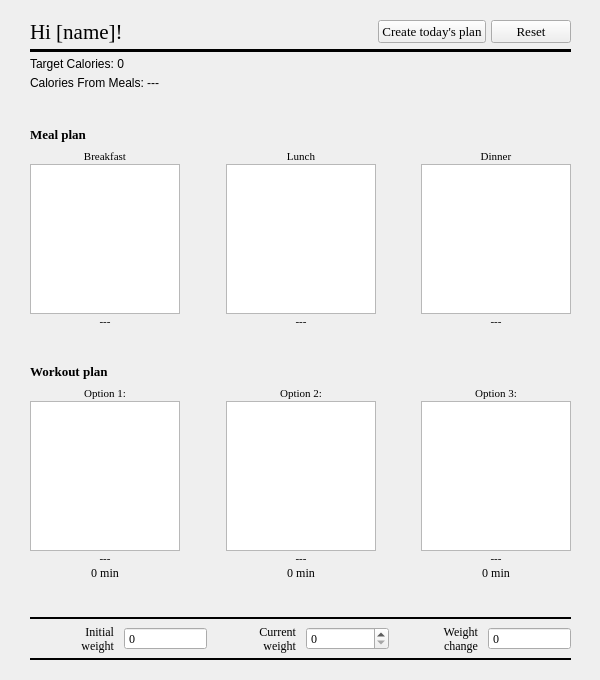
    <widget class="QWidget" name="mainpage">
     <widget class="QWidget" name="verticalLayoutWidget_10">
      <property name="geometry">
       <rect>
        <x>10</x>
        <y>10</y>
        <width>581</width>
        <height>661</height>
       </rect>
      </property>
      <layout class="QVBoxLayout" name="mainpagelayout">
       <property name="spacing">
        <number>5</number>
       </property>
       <property name="leftMargin">
        <number>20</number>
       </property>
       <property name="topMargin">
        <number>10</number>
       </property>
       <property name="rightMargin">
        <number>20</number>
       </property>
       <property name="bottomMargin">
        <number>10</number>
       </property>
       <item>
        <layout class="QHBoxLayout" name="namelayout">
         <item>
          <widget class="QLabel" name="namelabel">
           <property name="sizePolicy">
            <sizepolicy hsizetype="Fixed" vsizetype="Fixed">
             <horstretch>0</horstretch>
             <verstretch>0</verstretch>
            </sizepolicy>
           </property>
           <property name="font">
            <font>
             <family>Georgia</family>
             <pointsize>16</pointsize>
            </font>
           </property>
           <property name="text">
            <string>Hi [name]!</string>
           </property>
          </widget>
         </item>
         <item>
          <spacer name="namespacer">
           <property name="orientation">
            <enum>Qt::Horizontal</enum>
           </property>
           <property name="sizeType">
            <enum>QSizePolicy::MinimumExpanding</enum>
           </property>
           <property name="sizeHint" stdset="0">
            <size>
             <width>40</width>
             <height>20</height>
            </size>
           </property>
          </spacer>
         </item>
         <item>
          <widget class="QPushButton" name="createplanbutton">
           <property name="sizePolicy">
            <sizepolicy hsizetype="Fixed" vsizetype="Fixed">
             <horstretch>0</horstretch>
             <verstretch>0</verstretch>
            </sizepolicy>
           </property>
           <property name="font">
            <font>
             <family>Georgia</family>
             <pointsize>10</pointsize>
            </font>
           </property>
           <property name="text">
            <string>Create today's plan</string>
           </property>
          </widget>
         </item>
         <item>
          <widget class="QPushButton" name="resetButton">
           <property name="font">
            <font>
             <family>Georgia</family>
             <pointsize>10</pointsize>
            </font>
           </property>
           <property name="text">
            <string>Reset</string>
           </property>
          </widget>
         </item>
        </layout>
       </item>
       <item>
        <widget class="Line" name="line">
         <property name="frameShadow">
          <enum>QFrame::Plain</enum>
         </property>
         <property name="lineWidth">
          <number>3</number>
         </property>
         <property name="orientation">
          <enum>Qt::Horizontal</enum>
         </property>
        </widget>
       </item>
       <item>
        <widget class="QLabel" name="targetCalLabel">
         <property name="text">
          <string>Target Calories: 0</string>
         </property>
        </widget>
       </item>
       <item>
        <widget class="QLabel" name="mealCalLabel">
         <property name="text">
          <string>Calories From Meals: ---</string>
         </property>
        </widget>
       </item>
       <item>
        <spacer name="verticalSpacer">
         <property name="orientation">
          <enum>Qt::Vertical</enum>
         </property>
         <property name="sizeType">
          <enum>QSizePolicy::Expanding</enum>
         </property>
         <property name="sizeHint" stdset="0">
          <size>
           <width>20</width>
           <height>40</height>
          </size>
         </property>
        </spacer>
       </item>
       <item>
        <layout class="QHBoxLayout" name="mealplantitlelayout">
         <item>
          <widget class="QLabel" name="mealplanlabel">
           <property name="font">
            <font>
             <family>Georgia</family>
             <pointsize>10</pointsize>
             <weight>75</weight>
             <bold>true</bold>
            </font>
           </property>
           <property name="text">
            <string>Meal plan</string>
           </property>
          </widget>
         </item>
        </layout>
       </item>
       <item>
        <layout class="QGridLayout" name="mealplanlayout">
         <property name="topMargin">
          <number>3</number>
         </property>
         <property name="horizontalSpacing">
          <number>3</number>
         </property>
         <property name="verticalSpacing">
          <number>1</number>
         </property>
         <item row="2" column="0">
          <widget class="QLabel" name="breakfastname">
           <property name="font">
            <font>
             <family>Georgia</family>
             <pointsize>8</pointsize>
            </font>
           </property>
           <property name="text">
            <string>---</string>
           </property>
           <property name="alignment">
            <set>Qt::AlignCenter</set>
           </property>
           <property name="wordWrap">
            <bool>true</bool>
           </property>
          </widget>
         </item>
         <item row="1" column="1">
          <spacer name="horizontalSpacer">
           <property name="orientation">
            <enum>Qt::Horizontal</enum>
           </property>
           <property name="sizeHint" stdset="0">
            <size>
             <width>40</width>
             <height>20</height>
            </size>
           </property>
          </spacer>
         </item>
         <item row="1" column="2">
          <widget class="QGraphicsView" name="lunchgraphic">
           <property name="minimumSize">
            <size>
             <width>150</width>
             <height>150</height>
            </size>
           </property>
           <property name="maximumSize">
            <size>
             <width>150</width>
             <height>150</height>
            </size>
           </property>
           <property name="sizeAdjustPolicy">
            <enum>QAbstractScrollArea::AdjustToContents</enum>
           </property>
          </widget>
         </item>
         <item row="2" column="4">
          <widget class="QLabel" name="dinnername">
           <property name="font">
            <font>
             <family>Georgia</family>
             <pointsize>8</pointsize>
            </font>
           </property>
           <property name="text">
            <string>---</string>
           </property>
           <property name="alignment">
            <set>Qt::AlignCenter</set>
           </property>
           <property name="wordWrap">
            <bool>true</bool>
           </property>
          </widget>
         </item>
         <item row="0" column="0">
          <widget class="QLabel" name="breakfastlabel_2">
           <property name="font">
            <font>
             <family>Georgia</family>
             <pointsize>8</pointsize>
            </font>
           </property>
           <property name="text">
            <string>Breakfast</string>
           </property>
           <property name="alignment">
            <set>Qt::AlignCenter</set>
           </property>
          </widget>
         </item>
         <item row="0" column="2">
          <widget class="QLabel" name="lunchlabel_2">
           <property name="font">
            <font>
             <family>Georgia</family>
             <pointsize>8</pointsize>
            </font>
           </property>
           <property name="text">
            <string>Lunch</string>
           </property>
           <property name="alignment">
            <set>Qt::AlignCenter</set>
           </property>
          </widget>
         </item>
         <item row="0" column="4">
          <widget class="QLabel" name="dinnerlabel_2">
           <property name="font">
            <font>
             <family>Georgia</family>
             <pointsize>8</pointsize>
            </font>
           </property>
           <property name="text">
            <string>Dinner</string>
           </property>
           <property name="alignment">
            <set>Qt::AlignCenter</set>
           </property>
          </widget>
         </item>
         <item row="2" column="2">
          <widget class="QLabel" name="lunchname">
           <property name="font">
            <font>
             <family>Georgia</family>
             <pointsize>8</pointsize>
            </font>
           </property>
           <property name="text">
            <string>---</string>
           </property>
           <property name="alignment">
            <set>Qt::AlignCenter</set>
           </property>
           <property name="wordWrap">
            <bool>true</bool>
           </property>
          </widget>
         </item>
         <item row="1" column="0">
          <widget class="QGraphicsView" name="breakfastgraphic">
           <property name="minimumSize">
            <size>
             <width>150</width>
             <height>150</height>
            </size>
           </property>
           <property name="maximumSize">
            <size>
             <width>150</width>
             <height>150</height>
            </size>
           </property>
           <property name="sizeAdjustPolicy">
            <enum>QAbstractScrollArea::AdjustIgnored</enum>
           </property>
           <property name="sceneRect">
            <rectf>
             <x>0.000000000000000</x>
             <y>0.000000000000000</y>
             <width>0.000000000000000</width>
             <height>0.000000000000000</height>
            </rectf>
           </property>
          </widget>
         </item>
         <item row="1" column="4">
          <widget class="QGraphicsView" name="dinnergraphic">
           <property name="minimumSize">
            <size>
             <width>150</width>
             <height>150</height>
            </size>
           </property>
           <property name="maximumSize">
            <size>
             <width>150</width>
             <height>150</height>
            </size>
           </property>
           <property name="sizeAdjustPolicy">
            <enum>QAbstractScrollArea::AdjustToContents</enum>
           </property>
          </widget>
         </item>
         <item row="1" column="3">
          <spacer name="horizontalSpacer_2">
           <property name="orientation">
            <enum>Qt::Horizontal</enum>
           </property>
           <property name="sizeHint" stdset="0">
            <size>
             <width>40</width>
             <height>20</height>
            </size>
           </property>
          </spacer>
         </item>
        </layout>
       </item>
       <item>
        <spacer name="verticalSpacer_2">
         <property name="orientation">
          <enum>Qt::Vertical</enum>
         </property>
         <property name="sizeHint" stdset="0">
          <size>
           <width>20</width>
           <height>40</height>
          </size>
         </property>
        </spacer>
       </item>
       <item>
        <widget class="QLabel" name="workoutplanlabel">
         <property name="font">
          <font>
           <family>Georgia</family>
           <pointsize>10</pointsize>
           <weight>75</weight>
           <bold>true</bold>
          </font>
         </property>
         <property name="text">
          <string>Workout plan</string>
         </property>
        </widget>
       </item>
       <item>
        <layout class="QGridLayout" name="mealplanlayout_3">
         <property name="topMargin">
          <number>3</number>
         </property>
         <property name="horizontalSpacing">
          <number>3</number>
         </property>
         <property name="verticalSpacing">
          <number>1</number>
         </property>
         <item row="2" column="4">
          <widget class="QLabel" name="workout3name">
           <property name="font">
            <font>
             <family>Georgia</family>
             <pointsize>8</pointsize>
            </font>
           </property>
           <property name="text">
            <string>---</string>
           </property>
           <property name="alignment">
            <set>Qt::AlignCenter</set>
           </property>
           <property name="wordWrap">
            <bool>true</bool>
           </property>
          </widget>
         </item>
         <item row="1" column="4">
          <widget class="QGraphicsView" name="workout3graphic">
           <property name="minimumSize">
            <size>
             <width>150</width>
             <height>150</height>
            </size>
           </property>
           <property name="maximumSize">
            <size>
             <width>150</width>
             <height>150</height>
            </size>
           </property>
           <property name="sizeAdjustPolicy">
            <enum>QAbstractScrollArea::AdjustToContents</enum>
           </property>
          </widget>
         </item>
         <item row="1" column="3">
          <spacer name="horizontalSpacer_6">
           <property name="orientation">
            <enum>Qt::Horizontal</enum>
           </property>
           <property name="sizeHint" stdset="0">
            <size>
             <width>40</width>
             <height>20</height>
            </size>
           </property>
          </spacer>
         </item>
         <item row="0" column="4">
          <widget class="QLabel" name="workout3label">
           <property name="font">
            <font>
             <family>Georgia</family>
             <pointsize>8</pointsize>
            </font>
           </property>
           <property name="text">
            <string>Option 3:</string>
           </property>
           <property name="alignment">
            <set>Qt::AlignCenter</set>
           </property>
          </widget>
         </item>
         <item row="1" column="2">
          <widget class="QGraphicsView" name="workout2graphic">
           <property name="minimumSize">
            <size>
             <width>150</width>
             <height>150</height>
            </size>
           </property>
           <property name="maximumSize">
            <size>
             <width>150</width>
             <height>150</height>
            </size>
           </property>
           <property name="sizeAdjustPolicy">
            <enum>QAbstractScrollArea::AdjustToContents</enum>
           </property>
          </widget>
         </item>
         <item row="0" column="2">
          <widget class="QLabel" name="workout2label">
           <property name="font">
            <font>
             <family>Georgia</family>
             <pointsize>8</pointsize>
            </font>
           </property>
           <property name="text">
            <string>Option 2:</string>
           </property>
           <property name="alignment">
            <set>Qt::AlignCenter</set>
           </property>
          </widget>
         </item>
         <item row="1" column="1">
          <spacer name="horizontalSpacer_5">
           <property name="orientation">
            <enum>Qt::Horizontal</enum>
           </property>
           <property name="sizeHint" stdset="0">
            <size>
             <width>40</width>
             <height>20</height>
            </size>
           </property>
          </spacer>
         </item>
         <item row="0" column="0">
          <widget class="QLabel" name="workout1label">
           <property name="font">
            <font>
             <family>Georgia</family>
             <pointsize>8</pointsize>
            </font>
           </property>
           <property name="text">
            <string>Option 1:</string>
           </property>
           <property name="alignment">
            <set>Qt::AlignCenter</set>
           </property>
          </widget>
         </item>
         <item row="1" column="0">
          <widget class="QGraphicsView" name="workout1graphic">
           <property name="minimumSize">
            <size>
             <width>150</width>
             <height>150</height>
            </size>
           </property>
           <property name="maximumSize">
            <size>
             <width>150</width>
             <height>150</height>
            </size>
           </property>
           <property name="sizeAdjustPolicy">
            <enum>QAbstractScrollArea::AdjustIgnored</enum>
           </property>
           <property name="sceneRect">
            <rectf>
             <x>0.000000000000000</x>
             <y>0.000000000000000</y>
             <width>0.000000000000000</width>
             <height>0.000000000000000</height>
            </rectf>
           </property>
          </widget>
         </item>
         <item row="2" column="0">
          <widget class="QLabel" name="workout1name">
           <property name="font">
            <font>
             <family>Georgia</family>
             <pointsize>8</pointsize>
            </font>
           </property>
           <property name="text">
            <string>---</string>
           </property>
           <property name="alignment">
            <set>Qt::AlignCenter</set>
           </property>
           <property name="wordWrap">
            <bool>true</bool>
           </property>
          </widget>
         </item>
         <item row="2" column="2">
          <widget class="QLabel" name="workout2name">
           <property name="font">
            <font>
             <family>Georgia</family>
             <pointsize>8</pointsize>
            </font>
           </property>
           <property name="text">
            <string>---</string>
           </property>
           <property name="alignment">
            <set>Qt::AlignCenter</set>
           </property>
           <property name="wordWrap">
            <bool>true</bool>
           </property>
          </widget>
         </item>
         <item row="3" column="0">
          <widget class="QLabel" name="workout1duration">
           <property name="font">
            <font>
             <family>Georgia</family>
            </font>
           </property>
           <property name="text">
            <string>0 min</string>
           </property>
           <property name="alignment">
            <set>Qt::AlignCenter</set>
           </property>
          </widget>
         </item>
         <item row="3" column="2">
          <widget class="QLabel" name="workout2duration">
           <property name="font">
            <font>
             <family>Georgia</family>
            </font>
           </property>
           <property name="text">
            <string>0 min</string>
           </property>
           <property name="alignment">
            <set>Qt::AlignCenter</set>
           </property>
          </widget>
         </item>
         <item row="3" column="4">
          <widget class="QLabel" name="workout3duration">
           <property name="font">
            <font>
             <family>Georgia</family>
            </font>
           </property>
           <property name="text">
            <string>0 min</string>
           </property>
           <property name="alignment">
            <set>Qt::AlignCenter</set>
           </property>
          </widget>
         </item>
        </layout>
       </item>
       <item>
        <spacer name="verticalSpacer_3">
         <property name="orientation">
          <enum>Qt::Vertical</enum>
         </property>
         <property name="sizeHint" stdset="0">
          <size>
           <width>20</width>
           <height>40</height>
          </size>
         </property>
        </spacer>
       </item>
       <item>
        <widget class="Line" name="hline1">
         <property name="frameShadow">
          <enum>QFrame::Plain</enum>
         </property>
         <property name="lineWidth">
          <number>2</number>
         </property>
         <property name="orientation">
          <enum>Qt::Horizontal</enum>
         </property>
        </widget>
       </item>
       <item>
        <layout class="QHBoxLayout" name="weightlayout">
         <item>
          <layout class="QHBoxLayout" name="initialweightlayout">
           <property name="spacing">
            <number>10</number>
           </property>
           <item>
            <widget class="QLabel" name="initialweightlabel">
             <property name="sizePolicy">
              <sizepolicy hsizetype="Preferred" vsizetype="Fixed">
               <horstretch>0</horstretch>
               <verstretch>0</verstretch>
              </sizepolicy>
             </property>
             <property name="font">
              <font>
               <family>Georgia</family>
              </font>
             </property>
             <property name="text">
              <string>Initial 
weight</string>
             </property>
             <property name="alignment">
              <set>Qt::AlignRight|Qt::AlignTrailing|Qt::AlignVCenter</set>
             </property>
            </widget>
           </item>
           <item>
            <widget class="QSpinBox" name="initialweightvalue">
             <property name="font">
              <font>
               <family>Georgia</family>
              </font>
             </property>
             <property name="readOnly">
              <bool>true</bool>
             </property>
             <property name="buttonSymbols">
              <enum>QAbstractSpinBox::NoButtons</enum>
             </property>
             <property name="maximum">
              <number>500</number>
             </property>
            </widget>
           </item>
          </layout>
         </item>
         <item>
          <layout class="QHBoxLayout" name="currentweightlayout">
           <property name="spacing">
            <number>10</number>
           </property>
           <item>
            <widget class="QLabel" name="currentweightlabel">
             <property name="sizePolicy">
              <sizepolicy hsizetype="Preferred" vsizetype="Fixed">
               <horstretch>0</horstretch>
               <verstretch>0</verstretch>
              </sizepolicy>
             </property>
             <property name="font">
              <font>
               <family>Georgia</family>
              </font>
             </property>
             <property name="text">
              <string>Current 
weight</string>
             </property>
             <property name="alignment">
              <set>Qt::AlignRight|Qt::AlignTrailing|Qt::AlignVCenter</set>
             </property>
            </widget>
           </item>
           <item>
            <widget class="QSpinBox" name="currentweightvalue">
             <property name="font">
              <font>
               <family>Georgia</family>
              </font>
             </property>
             <property name="maximum">
              <number>500</number>
             </property>
            </widget>
           </item>
          </layout>
         </item>
         <item>
          <layout class="QHBoxLayout" name="weightchangelayout">
           <property name="spacing">
            <number>10</number>
           </property>
           <item>
            <widget class="QLabel" name="weightchangelabel">
             <property name="sizePolicy">
              <sizepolicy hsizetype="Preferred" vsizetype="Fixed">
               <horstretch>0</horstretch>
               <verstretch>0</verstretch>
              </sizepolicy>
             </property>
             <property name="font">
              <font>
               <family>Georgia</family>
              </font>
             </property>
             <property name="text">
              <string>Weight 
change</string>
             </property>
             <property name="alignment">
              <set>Qt::AlignRight|Qt::AlignTrailing|Qt::AlignVCenter</set>
             </property>
            </widget>
           </item>
           <item>
            <widget class="QSpinBox" name="weightchangevalue">
             <property name="font">
              <font>
               <family>Georgia</family>
              </font>
             </property>
             <property name="readOnly">
              <bool>true</bool>
             </property>
             <property name="buttonSymbols">
              <enum>QAbstractSpinBox::NoButtons</enum>
             </property>
             <property name="minimum">
              <number>-500</number>
             </property>
             <property name="maximum">
              <number>500</number>
             </property>
            </widget>
           </item>
          </layout>
         </item>
        </layout>
       </item>
       <item>
        <widget class="Line" name="hline2">
         <property name="frameShadow">
          <enum>QFrame::Plain</enum>
         </property>
         <property name="lineWidth">
          <number>2</number>
         </property>
         <property name="orientation">
          <enum>Qt::Horizontal</enum>
         </property>
        </widget>
       </item>
      </layout>
     </widget>
    </widget>
